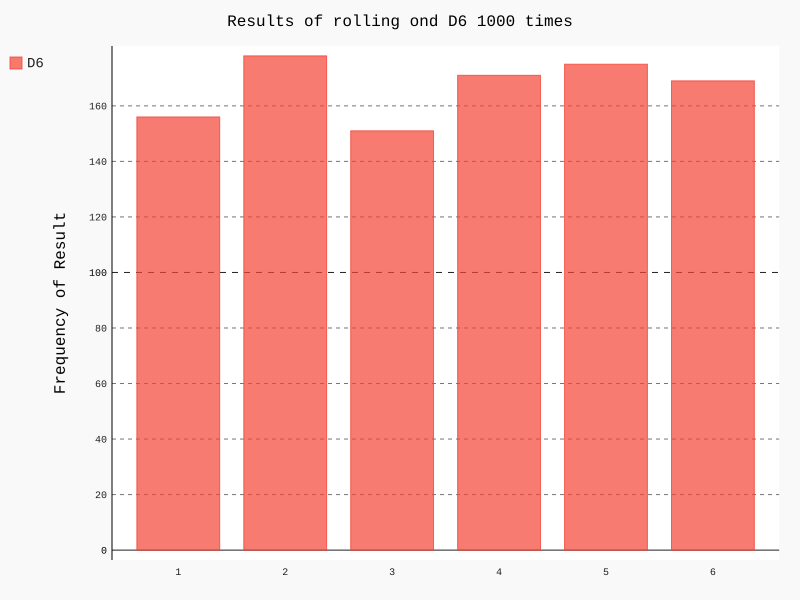

This figure's Python source:
from die import Die

import pygal

die = Die()

results = []

# 掷单个骰子
for roll_num in range(1000):
    result = die.roll()
    results.append(result)

# print(results)


# 分析结果

frequencies = []

for value in range(1, die.num_sides + 1):
    frequency = results.count(value)
    frequencies.append(frequency)

# print(frequencies)

# 绘制直方图

hist = pygal.Bar()

hist.title = "Results of rolling ond D6 1000 times"

hist.x_labels = ['1', '2', '3', '4', '5', '6']
hist._x_title = "Result"
hist.y_title = "Frequency of Result"

hist.add("D6", frequencies)
hist.render_to_file('die_visual.svg')
